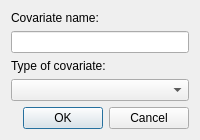
<?xml version="1.0" encoding="UTF-8"?>
<ui version="4.0">
 <class>new_covariate_dialog</class>
 <widget class="QDialog" name="new_covariate_dialog">
  <property name="geometry"><rect><x>0</x><y>0</y><width>0</width><height>0</height></rect></property>
  <property name="windowTitle"><string>Add Covariate</string></property>
  <property name="windowIcon"><iconset resource="images/icons.qrc"><normaloff>:/misc/meta.png</normaloff>:/misc/meta.png</iconset></property>
  <layout class="QVBoxLayout" name="verticalLayout">
   <item><layout class="QFormLayout" name="formLayout">
    <property name="fieldGrowthPolicy"><enum>QFormLayout::AllNonFixedFieldsGrow</enum></property>
    <property name="rowWrapPolicy"><enum>QFormLayout::WrapAllRows</enum></property>
    <item row="0" column="0"><widget class="QLabel" name="label_2"><property name="text"><string>Covariate name:</string></property><property name="buddy"><cstring>covariate_name_le</cstring></property></widget></item>
    <item row="0" column="1"><widget class="QLineEdit" name="covariate_name_le"><property name="alignment"><set>Qt::AlignLeft|Qt::AlignVCenter</set></property></widget></item>
    <item row="1" column="0"><widget class="QLabel" name="label"><property name="text"><string>Type of covariate:</string></property><property name="buddy"><cstring>datatype_cbo_box</cstring></property></widget></item>
    <item row="1" column="1"><widget class="AdaptiveComboBox" name="datatype_cbo_box"><property name="accessibleName"><string>Covariate data type</string></property></widget></item>
   </layout></item>
   <item><widget class="QDialogButtonBox" name="buttonBox"><property name="orientation"><enum>Qt::Horizontal</enum></property><property name="standardButtons"><set>QDialogButtonBox::Cancel|QDialogButtonBox::Ok</set></property></widget></item>
  </layout>
 </widget>
 <customwidgets><customwidget><class>AdaptiveComboBox</class><extends>QComboBox</extends><header>adaptive_controls</header></customwidget></customwidgets>
 <tabstops><tabstop>covariate_name_le</tabstop><tabstop>datatype_cbo_box</tabstop></tabstops>
 <resources><include location="images/icons.qrc"/></resources>
 <connections><connection><sender>buttonBox</sender><signal>accepted()</signal><receiver>new_covariate_dialog</receiver><slot>accept()</slot></connection><connection><sender>buttonBox</sender><signal>rejected()</signal><receiver>new_covariate_dialog</receiver><slot>reject()</slot></connection></connections>
</ui>
